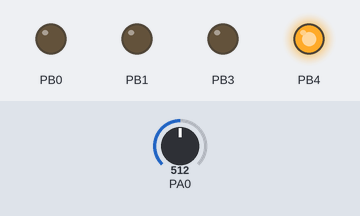
Simulated run of this program. Board: ATmega32, built with avr-gcc and emulated at 16 MHz (the files do not name the chip). On the bench: output pins drawn as LEDs (lit = HIGH). Inputs (shaded band) come from the test bench; at power-on: PA0 = 512.

Above: at 0.1 s.
Timing chart, 0 to 1.6 s (numbered marks = the images above):
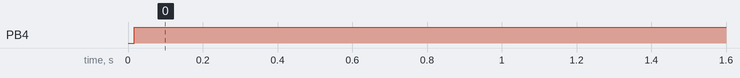

The program:

main.cpp
```cpp
/**
 * PWM Based fan controller with features:
 * - Activate a fan for defined time with defined time delay.
 * - Activate a fan only on a day (light sensor)
 * - Controle a speed of a fan with poti
 * - Display current state vi LED
 *     - Off: Night mode, no counter is running
 *     - Slow blinking: Timer is running, more then 1 hour is left to start the fan
 *     - Fast blinking: Timer is running, less then 1 hour before starting the fan
 *     - On: Fan is running or was active today. Timer will reset after a day/night cycle
 *
 * PWM Output: PB1 (OC1A)
 *
 * @author Igor Martens
 * @since 11.11.2018
 */

#define F_CPU 16000000UL

#define MIN_FAN_SPEED_VALUE 60
#define FAN_SPEED_FACTOR (255 - MIN_FAN_SPEED_VALUE) / 255

#define FAN_ACTIVE_TIMER_VALUE_LESS_THEN 3600000000ULL

#define TIMER_VALUE_RESET 86400000000ULL

#define STATUS_LED_MODE0_DELAY_VALUE 0ULL
#define STATUS_LED_MODE1_DELAY_VALUE 5000000ULL
#define STATUS_LED_MODE2_DELAY_VALUE 500000ULL

#include <avr/io.h>
#include <avr/interrupt.h>

bool isFanOn = false;
uint8_t fanSpeedPwmValue = 0;

volatile uint64_t timerValue = 0; // time in uSeconds

bool isStatusLedOn = false;
uint64_t statusLedDelayValue = 0;
uint64_t statusLedTimerValue = 0;

ISR (TIMER0_OVF_vect) {
    // On 16.000.000 / 1024 / 256 = 61,03515635 = 16384uS every interrupt cycle
    timerValue += 16384;
}

void initOverflowInterruptCounter() {
    // Set Timer/Counter0 prescaler to clock/1024.
    TCCR0 |= (1 << CS02) | (0 << CS01) | (1 << CS00);

    // Enable overflow interrupt for Timer/Counter0
    TIMSK |= (1 << TOIE0);
}

void setupPWM() {
    DDRB |= (1 << DDB1); // Setup the Output for PWM (OC1A)


    TCCR1B |=
        // Set Timer/Counter1 prescaler to clock/64.
        // At 16 MHz this is 250 kHz.
        (0 << CS12) |
        (1 << CS11) |
        (1 << CS10) |

        // Fast PWM, 8-bit
        (0 << WGM13) |
        (1 << WGM12);


    TCCR1A |=
        // Fast PWM, 8-bit
        (0 << WGM11) |
        (1 << WGM10) |

        // Clear OC1A/OC1B on Compare Match, set OC1A/OC1B at BOTTOM, (non-inverting mode)
        (1 << COM1A1) |
        (0 << COM1A0);

    OCR1A=fanSpeedPwmValue;
}

void initADC() {
    ADMUX |=
        // left shift result
        (1 << ADLAR) |

        // AREF, Internal V ref turned off
        (0 << REFS1) |
        (1 << REFS0) |

        // use ADC0 for input (PC0), MUX3..0 = 0000
        (0 << MUX3)  |
        (0 << MUX2)  |
        (0 << MUX1)  |
        (0 << MUX0);

    ADCSRA =
        // Enable ADC
        (1 << ADEN)  |

        // no prescaler is required, we use only 8bit resolution
        (0 << ADPS2) |
        (0 << ADPS1) |
        (0 << ADPS0);
}

void setup() {
    setupPWM();
    initADC();
    initOverflowInterruptCounter();

    // Setup the Output fan status LED (PB0: Red, PB3: Blue, PB4: Green)
    DDRB |= (1 << DDB0); // PB0: Red
    DDRB |= (1 << DDB3); // PB3: Blue
    DDRB |= (1 << DDB4); // PB4: Green

    sei();
}

uint8_t computeFanSpeedValue(uint8_t potiVal) {
    return potiVal * FAN_SPEED_FACTOR + MIN_FAN_SPEED_VALUE;
}

void setStatusLedDelay() {
    const uint64_t THREE_HOURS_VALUE = 10800000000ULL;

    // Fan is active
    if (isFanOn) {
        statusLedDelayValue = STATUS_LED_MODE0_DELAY_VALUE;
    }

    // Less then 3 hours to fan start
    else if ((timerValue + THREE_HOURS_VALUE) >= TIMER_VALUE_RESET) {
        statusLedDelayValue = STATUS_LED_MODE2_DELAY_VALUE;
    }

    // Fan is off
    else {
        statusLedDelayValue = STATUS_LED_MODE1_DELAY_VALUE;
    }
}

void setFanStatus() {
    isFanOn = timerValue <= FAN_ACTIVE_TIMER_VALUE_LESS_THEN;
}

int main(void) {
    setup();

    uint64_t timerNextStopValue = 0;
    bool timerTick = false;

    while(1) {
        if (timerNextStopValue < timerValue) {
            timerTick = true;
            timerNextStopValue += 250000;
            statusLedTimerValue += 250000;
        }

        if (isStatusLedOn) {
            PORTB |= (1<<PB4);
        } else {
            PORTB &= ~(1<<PB4);
        }

        if (timerTick) {
            ADCSRA |= (1 << ADSC);         // start ADC measurement
            while (ADCSRA & (1 << ADSC));  // wait till conversion complete
            uint8_t potiVal = ADCH;        // read value from ADC
            fanSpeedPwmValue = computeFanSpeedValue(potiVal);

            setFanStatus();
            setStatusLedDelay();

            isFanOn ? OCR1A=fanSpeedPwmValue : OCR1A=0;

            if (statusLedDelayValue == STATUS_LED_MODE0_DELAY_VALUE) {
                isStatusLedOn = true;

            } else if (statusLedTimerValue >= statusLedDelayValue) {
                isStatusLedOn = !isStatusLedOn;
                statusLedTimerValue = 0;
            }

            // Reset timer if the value is more then 24 hours
            if (timerValue > TIMER_VALUE_RESET) {
                timerValue = 0;
                timerNextStopValue = 0;
                timerTick = false;
            }
        }

        timerTick = false;
    }

    return 0;
}
```

Measured:
- by itself, PB4: LOW → HIGH at 0.02 s
